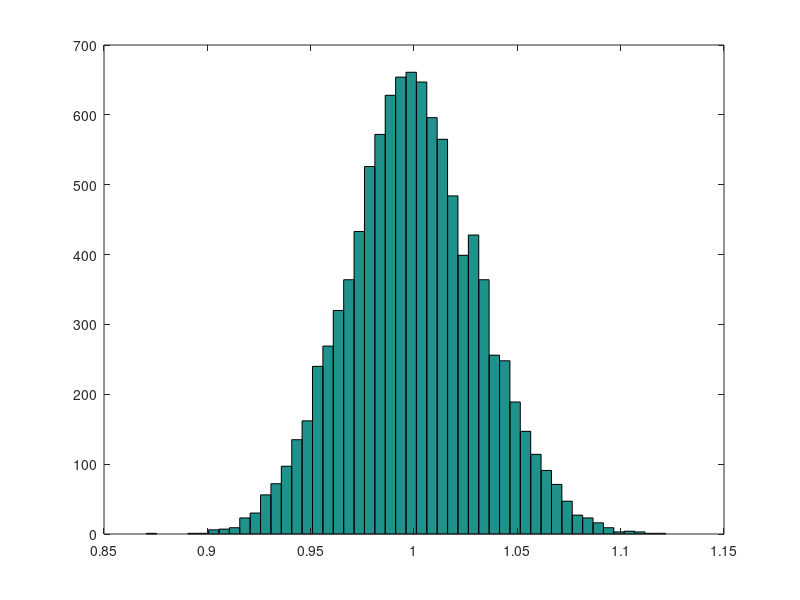

Source code (MATLAB): (Note: this script raises an error after producing the figure.)
mu = 1; % Population parameter
n = 1e3; % Sample size
ns = 1e4; % Number of samples

samples = exprnd(mu,n,ns); % Population samples
means = mean(samples); % Sample means

numbins = 50;
hist(means,numbins)
h = findobj(gca,'Type','patch');
%h.FaceColor = [.8 .8 1];
hold on
%[bincounts,binpositions] = hist(means,numbins);
%binwidth = binpositions(2) - binpositions(1);
%histarea = binwidth*sum(bincounts);
%x = binpositions(1):0.001:binpositions(end);
y = normpdf(x,muhat,sigmahat);
%plot(x,histarea*y,'r','LineWidth',2)
